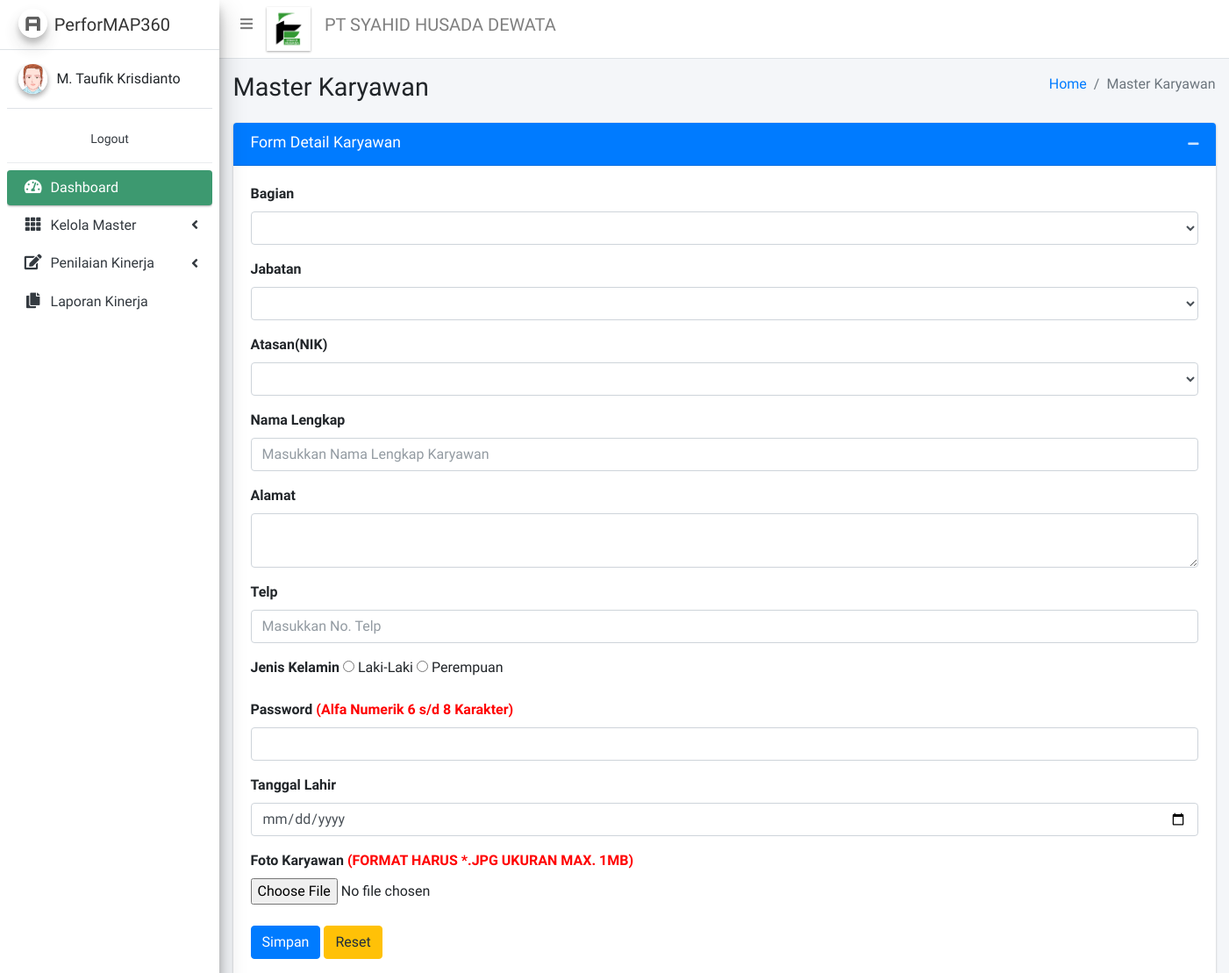
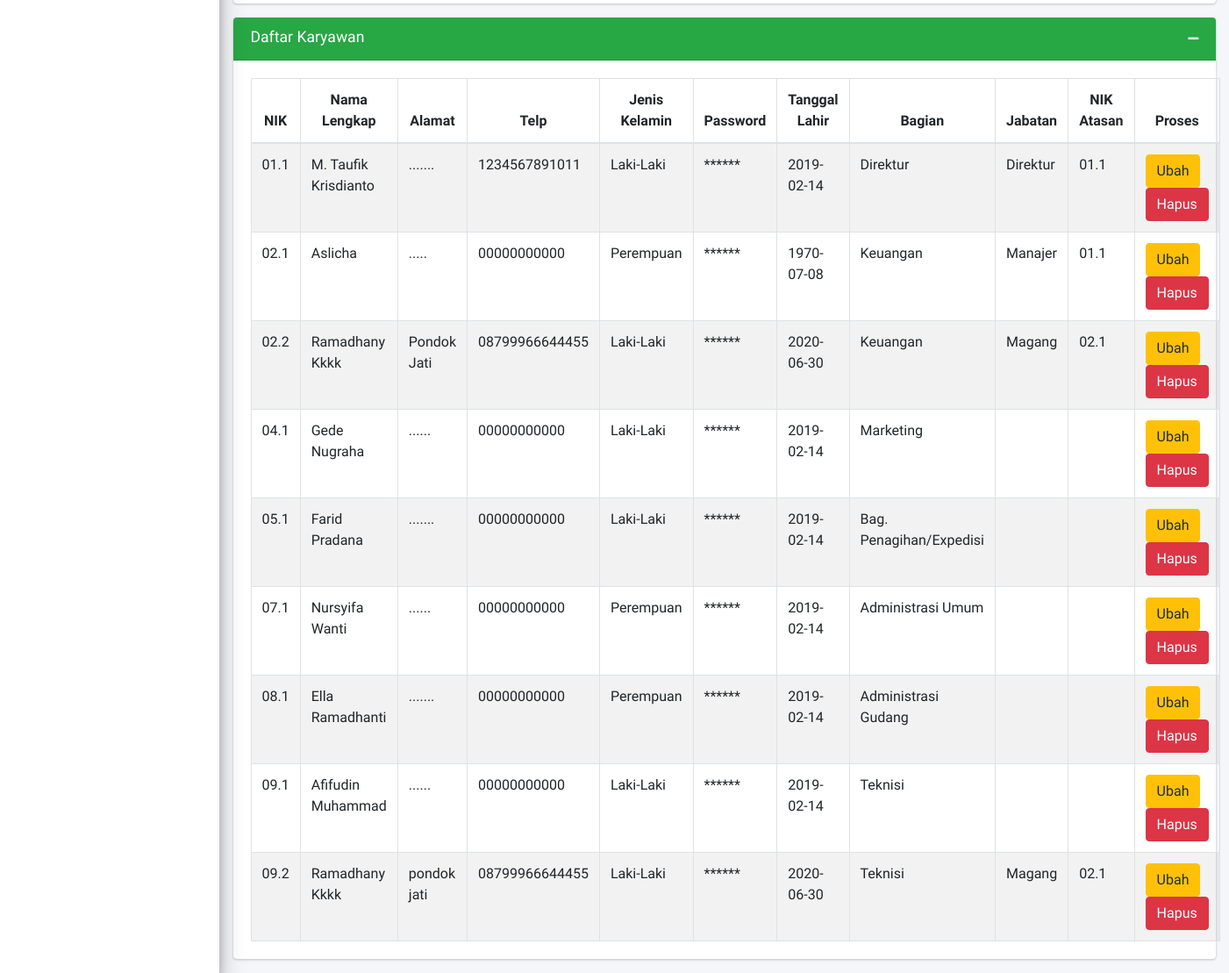
Page /pages/master/m_karyawan.php (signed in) on the committed database (2 pictures, top to bottom).
### tables this page shows
CREATE TABLE `master_karyawan` (
  `NIK` varchar(11) NOT NULL,
  `Nama_Lengkap` varchar(100) NOT NULL,
  `Password` varchar(8) NOT NULL,
  `Alamat` varchar(100) NOT NULL,
  `Telp` varchar(25) NOT NULL,
  `Jenis_Kelamin` varchar(12) NOT NULL,
  `Tgl_Lahir` date NOT NULL,
  `Bagian` varchar(50) NOT NULL,
  `Jabatan` varchar(50) NOT NULL,
  `NIKatasan` varchar(11) NOT NULL,
  `foto` varchar(100) NOT NULL
);

### pages/master/m_karyawan.php (the view, shortened to what the rows shown need)
<!DOCTYPE html>
<?php
INCLUDE '../config.php';
require_once '../load.php';
?>
<html>
<head>
</head>
<body class="hold-transition sidebar-mini">
<div class="wrapper">
  <div class="content-wrapper">
    <section class="content-header">
      <div class="container-fluid">
        <div class="row mb-2">
          <div class="col-sm-6">
            <h1>Master Karyawan</h1>
          </div>
        </div>
      </div>
    </section>
    <section class="content">
      <div class="container-fluid">
        <div class="row">
          <div class="col-md-12">
            <div class="card card-success">
              <div class="card-body">
                <table width="100%" class="table table-bordered table-striped" id="karyawanlist">
                                <thead>
                                    <tr>
                                        <th style="text-align:center">NIK</th>
                                        <th style="text-align:center">Nama Lengkap</th>
										<th style="text-align:center">Alamat</th>
										<th style="text-align:center">Telp</th>
										<th style="text-align:center">Jenis Kelamin</th>
										<th style="text-align:center">Password</th>
										<th style="text-align:center">Tanggal Lahir</th>
										<th style="text-align:center">Bagian</th>
										<th  style="text-align:center">Jabatan</th>
										<th  style="text-align:center">NIK Atasan</th>
										<th  style="text-align:center">Proses</th>
										</tr>
                                </thead>
								<tbody>
                                    <?php
											$sql1 = "SELECT * from Master_Karyawan";
									$result1 = mysqli_query($conn, $sql1);
									if (mysqli_num_rows($result1) > 0) {
										while($row = mysqli_fetch_assoc($result1)) {
											echo "<tr><form action=\"\" method=\"POST\"> <td> <input type=\"hidden\" class=\"form-control\" name=\"nik\" value=\"";
											echo $row["NIK"]; echo "\">"; echo $row["NIK"];
											echo "</td>";
											echo "<td> <input type=\"hidden\" class=\"form-control\" name=\"Nama_Lengkap\" value=\"";
											echo $row["Nama_Lengkap"]; echo "\">"; echo $row["Nama_Lengkap"];
											echo "</td>";
											echo "<td> <input type=\"hidden\" class=\"form-control\" name=\"alamat\" value=\"";
											echo $row["Alamat"];echo "\">";echo $row["Alamat"];
											echo "</td>";
											echo "<td> <input type=\"hidden\" class=\"form-control\" name=\"telp\" value=\"";
											echo $row["Telp"]; echo "\">"; echo $row["Telp"];
											echo "</td>";
											echo "<td> <input type=\"hidden\" class=\"form-control\" name=\"Jenis_Kelamin\" value=\"";
											echo $row["Jenis_Kelamin"]; echo "\">"; echo $row["Jenis_Kelamin"];
											echo "</td>";
											echo "<td> <input type=\"hidden\" class=\"form-control\" name=\"Password\" value=\"";
											echo $row["Password"]; echo "\">"; echo "******";
											echo "</td>";
											echo "<td> <input type=\"hidden\" class=\"form-control\" name=\"lahir\" value=\"";
											echo $row["Tgl_Lahir"]; echo "\">"; echo $row["Tgl_Lahir"];
											echo "</td>";
											echo "<td> <input type=\"hidden\" class=\"form-control\" name=\"Bagian\" value=\"";
											echo $row["Bagian"]; echo "\">"; echo $row["Bagian"];
											echo "</td>";
											echo "<td> <input type=\"hidden\" class=\"form-control\" name=\"Jabatan\" value=\"";
											echo $row["Jabatan"]; echo "\">"; echo $row["Jabatan"];
											echo "</td>";
											echo "<td> <input type=\"hidden\" class=\"form-control\" name=\"nikatasan\" value=\"";
											echo $row["NIKatasan"]; echo "\">"; echo $row["NIKatasan"];
											echo "</td>";
											echo "<td><input class=\"btn btn-warning\" type=\"submit\" name=\"update\" value=\"Ubah\">";
											echo "<input class=\"btn btn-danger\" type=\"submit\" name=\"delete\" value=\"Hapus\"></td>";
											echo "</form></tr>";
										}
									} else {
										echo "0 results";
									}
									?>
              </div>
            </div>
          </div>
        </div>
      </div>
    </section>
  </div>
</div>
</body>
</html>

### rows in the picture
master_karyawan: NIK "01.1", Nama_Lengkap "M. Taufik Krisdianto", Alamat ".......", Telp "1234567891011", Jenis_Kelamin "Laki-Laki", Tgl_Lahir "2019-02-14", Bagian "Direktur", Jabatan "Direktur", NIKatasan "01.1"
master_karyawan: NIK "02.1", Nama_Lengkap "Aslicha", Alamat ".....", Telp "00000000000", Jenis_Kelamin "Perempuan", Tgl_Lahir "1970-07-08", Bagian "Keuangan", Jabatan "Manajer", NIKatasan "01.1"
master_karyawan: NIK "02.2", Nama_Lengkap "Ramadhany Kkkk", Alamat "Pondok Jati", Telp "08799966644455", Jenis_Kelamin "Laki-Laki", Tgl_Lahir "2020-06-30", Bagian "Keuangan", Jabatan "Magang", NIKatasan "02.1"
master_karyawan: NIK "04.1", Nama_Lengkap "Gede Nugraha", Alamat "......", Telp "00000000000", Jenis_Kelamin "Laki-Laki", Tgl_Lahir "2019-02-14", Bagian "Marketing"
master_karyawan: NIK "05.1", Nama_Lengkap "Farid Pradana", Alamat ".......", Telp "00000000000", Jenis_Kelamin "Laki-Laki", Tgl_Lahir "2019-02-14", Bagian "Bag. Penagihan/Expedisi"
master_karyawan: NIK "07.1", Nama_Lengkap "Nursyifa Wanti", Alamat "......", Telp "00000000000", Jenis_Kelamin "Perempuan", Tgl_Lahir "2019-02-14", Bagian "Administrasi Umum"
master_karyawan: NIK "08.1", Nama_Lengkap "Ella Ramadhanti", Alamat ".......", Telp "00000000000", Jenis_Kelamin "Perempuan", Tgl_Lahir "2019-02-14", Bagian "Administrasi Gudang"
master_karyawan: NIK "09.1", Nama_Lengkap "Afifudin Muhammad", Alamat "......", Telp "00000000000", Jenis_Kelamin "Laki-Laki", Tgl_Lahir "2019-02-14", Bagian "Teknisi"
master_karyawan: NIK "09.2", Nama_Lengkap "Ramadhany Kkkk", Alamat "pondok jati", Telp "08799966644455", Jenis_Kelamin "Laki-Laki", Tgl_Lahir "2020-06-30", Bagian "Teknisi", Jabatan "Magang", NIKatasan "02.1"

### other values in the picture
$_SESSION['username'] "M. Taufik Krisdianto"
